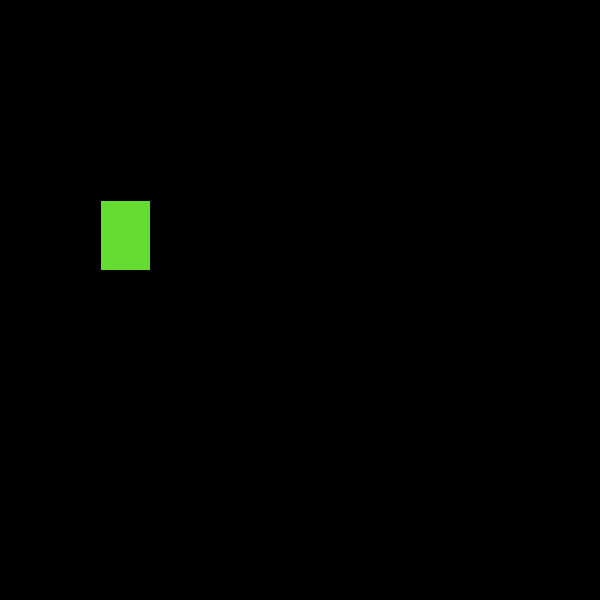
Frame 1 (no input)
Frame 60 (the mouse pressed at the canvas centre just before this capture): identical to frame 1, image omitted
Frame 120 (the mouse held since frame 60 and released just before this capture): identical to frame 1, image omitted

The Processing sketch that drew this single still picture (run headless with seeded random() and noise(); from frame 60 on, the mouse is pressed at the canvas centre):

// Processing sketch: Class0913_GetColor
// ── Class0913_GetColor.pde
color rectColor; //create a color variable

void setup(){
  
  size(600,600);
  background(0);
  
  // initialize the variable with data that's specified as color
  rectColor = color(100, 220, 50);
}

void draw(){
  
  fill(rectColor);
  rect(100, 200, 50, 70);
  
}

void mouseClicked(){
  
  // create a local variable to store the 
  // color value at the mouse position
  color mouseColor;
  // "get()" function retrieves the color value at an X,Y coordinate
  mouseColor = get(mouseX, mouseY);
   
  if( mouseColor == rectColor ) {
    println("green!");
  }
  else {
    println("not green :( ");
  }
 
}
